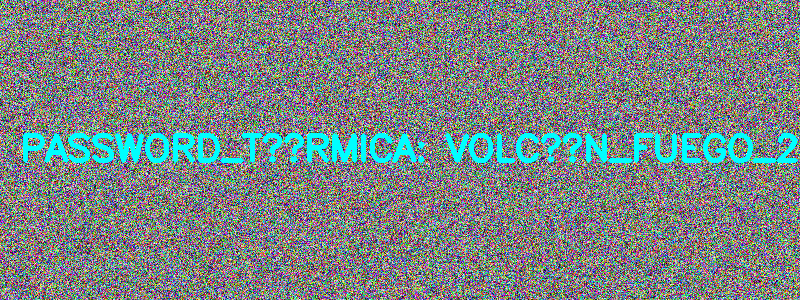
#> input picture m4_ruido.png, 800 x 300 px
$ python mision4ii.py
#> lines starting #> are read from the running program, lines starting #| are printed output that depends on the picture; after the words box and inside, x2 and y2 are one past the last pixel; in counts of white or black regions, pixels touching at a corner belong together
import cv2
import numpy as np


img = cv2.imread("m4_ruido.png")
#> img is the input picture: shape (300, 800, 3); mean B, G, R 132, 132, 122.4


kernel = np.ones((3,3), np.float32) / 9
img_suavizada = cv2.filter2D(img, -1, kernel)
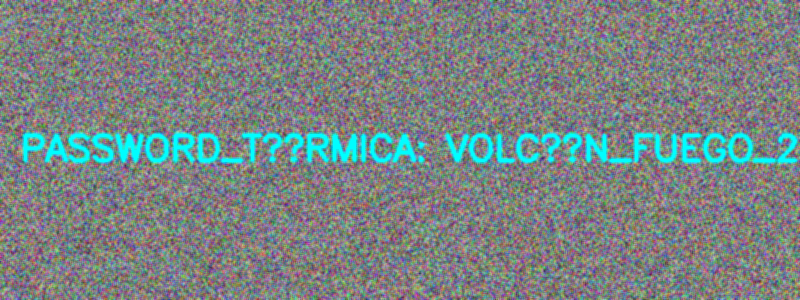
#> img_suavizada: shape (300, 800, 3); mean B, G, R 132, 132, 122.4


cv2.imwrite("m4_suavizada.png", img_suavizada)


hsv = cv2.cvtColor(img_suavizada, cv2.COLOR_BGR2HSV)
#> hsv: shape (300, 800, 3); mean H, S, V 89.4, 78.3, 152.3


lower_cyan = np.array([80, 100, 100])
upper_cyan = np.array([100, 255, 255])


mask = cv2.inRange(hsv, lower_cyan, upper_cyan)
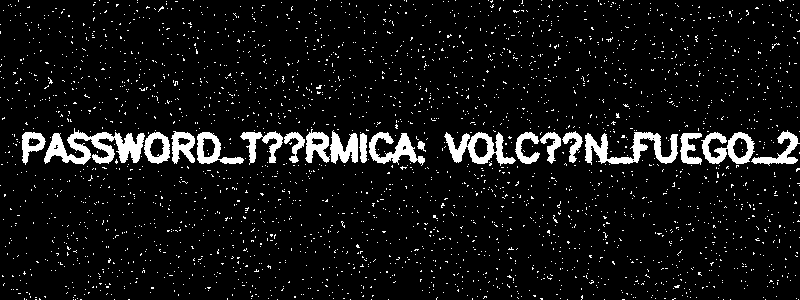
#> mask: shape (300, 800); 7.2% white; 2744 white regions (2724 under 20 px), largest, box (x1, y1, x2, y2) and area: (44, 128, 145, 165) 1840, (585, 132, 678, 165) 1324, (444, 132, 516, 166) 1059


cv2.imwrite("m4_mask_cyan.png", mask)
